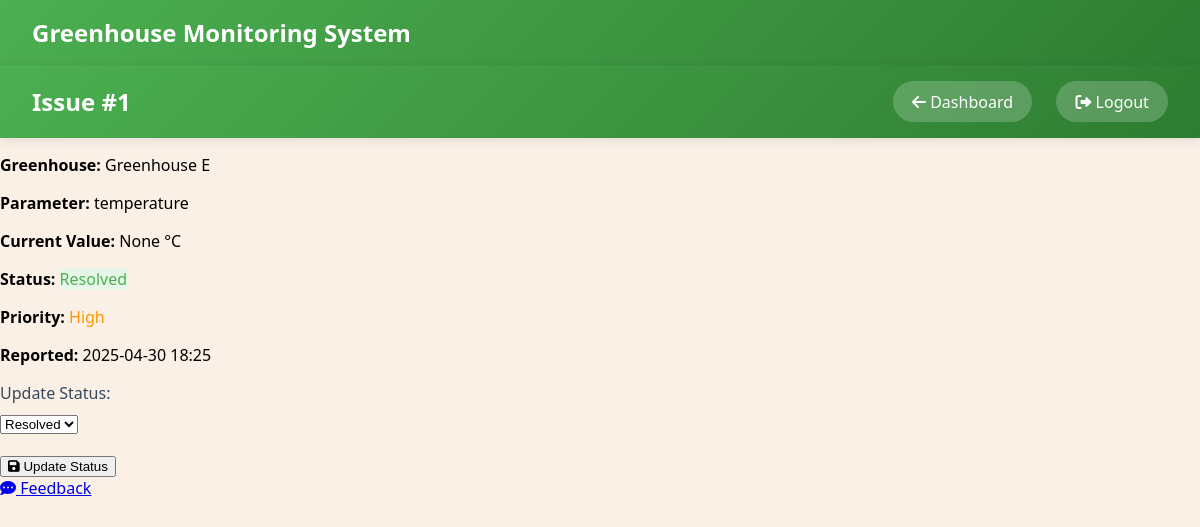
Screenshot of /issues/1 (signed in) with the database file from the repository.
### app/models.py (models this page shows)
class Issue(db.Model):
    __tablename__ = 'issues'
    id = db.Column(db.Integer, primary_key=True)
    greenhouse_id = db.Column(db.Integer, db.ForeignKey('greenhouses.id'), nullable=False)
    parameter_id = db.Column(db.Integer, db.ForeignKey('sensor_parameter.id'), nullable=False)
    sensor_type = db.Column(db.String(20))
    current_value = db.Column(db.Float)
    status = db.Column(db.String(20), default='open')
    priority = db.Column(db.String(20))
    assigned_to = db.Column(db.Integer, db.ForeignKey('users.id'), nullable=True)
    resolved_at = db.Column(db.DateTime, nullable=True)
    timestamp = db.Column(db.DateTime, default=datetime.utcnow)
    parameter = db.relationship('SensorParameter', backref='issues')
    greenhouse = db.relationship('Greenhouse', back_populates='issues')
    assignee = db.relationship('User', backref='assigned_issues')

class Greenhouse(db.Model):
    __tablename__ = 'greenhouses'
    id = db.Column(db.Integer, primary_key=True)
    name = db.Column(db.String(100), unique=True, nullable=False)
    location = db.Column(db.String(200))
    assignments = db.relationship('GreenhouseAssignment', backref='assignment_greenhouse', lazy=True)
    sensor_data = db.relationship('SensorData', backref='greenhouse', lazy=True, overlaps="all_sensor_data")
    issues = db.relationship('Issue', back_populates='greenhouse', lazy=True)

class SensorParameter(db.Model):
    __tablename__='sensor_parameter'
    id = db.Column(db.Integer, primary_key=True)
    name = db.Column(db.String(50), unique=True, nullable=False)
    min_value = db.Column(db.Float, nullable=False)
    max_value = db.Column(db.Float, nullable=False)
    unit = db.Column(db.String(15))

### app/routes.py (the view)
@bp.route('/issues/<int:issue_id>')
@login_required
def view_issue(issue_id):
    issue = Issue.query.get_or_404(issue_id)
    greenhouse = Greenhouse.query.get(issue.greenhouse_id)
    return render_template('view_issue.html',
                         issue=issue,
                         greenhouse=greenhouse)

### app/__init__.py (called while the page is built)
def create_app():
    app = Flask(__name__)
    csrf = CSRFProtect(app)
    app.config.from_object('config.Config')
    app.logger = setup_logger('greenhouse')
    db.init_app(app)
    migrate.init_app(app, db)
    login_manager.init_app(app)
    from . import models
    @login_manager.user_loader
    def load_user(user_id):
        return models.User.query.get(int(user_id))
    from .routes import bp as main_bp
    from .auth import bp as auth_bp
    from .admin import bp as admin_bp
    app.register_blueprint(main_bp)
    app.register_blueprint(auth_bp)
    app.register_blueprint(admin_bp)
    with app.app_context():
        from .utils.monitoring import insert_default_optimal_ranges
        insert_default_optimal_ranges()
    csrf.exempt(lambda request: request.method in {'GET', 'HEAD', 'OPTIONS', 'TRACE'})
    return app

### app/templates/view_issue.html (shortened to what this page needs)
{% extends "base.html" %}
{% block content %}
<nav class="navbar">
    <div class="nav-title">Greenhouse Monitoring System</div>
</nav>
<nav class="navbar">
    <div class="nav-title">Issue #{{ issue.id }}</div>
    <div class="nav-buttons">
        <a href="{{ url_for('main.dashboard') }}" class="nav-button">
            <i class="fas fa-arrow-left"></i> Dashboard
        </a>
        <a href="{{ url_for('auth.logout') }}" class="nav-button logout-btn">
            <i class="fas fa-sign-out-alt"></i> Logout
        </a>
    </div>
</nav>
<div class="issue-container">
    <div class="issue-details">
        <p><strong>Greenhouse:</strong> {{ greenhouse.name }}</p>
        <p><strong>Parameter:</strong> {{ issue.parameter.name }}</p>
        <p><strong>Current Value:</strong> {{ issue.current_value }} {{ issue.parameter.unit }}</p>
        <p><strong>Status:</strong> <span class="status status-{{ issue.status|lower }}">{{ issue.status }}</span></p>
        <p><strong>Priority:</strong> <span class="priority-{{ issue.priority|lower }}">{{ issue.priority }}</span></p>
        <p><strong>Reported:</strong> {{ issue.timestamp.strftime('%Y-%m-%d %H:%M') }}</p>
    </div>
    <div class="status-update-form">
        <form action="{{ url_for('main.update_issue_status', issue_id=issue.id) }}" method="POST">
            <div class="form-group">
                <label for="status">Update Status:</label>
                <select name="status" id="status" class="form-select">
                    <option value="Resolved" {% if issue.status =='Resolved' %}selected{% endif %}>Resolved</option>
                </select>
            </div>
            <button type="submit" class="btn btn-primary">
                <i class="fas fa-save"></i> Update Status
            </button>
        </form>
    </div>
</div>
{% endblock %}

### app/static/CSS/styles.css (style rules this page uses)
body { background-color: linen; font-family: 'Segoe UI', Tahoma, Geneva, Verdana, sans-serif; margin: 0; padding: 0; min-height: 100vh; }
.navbar { background: linear-gradient(135deg, #4CAF50 0%, #2E7D32 100%); padding: 1rem 2rem; box-shadow: 0 2px 10px rgba(0,0,0,0.1); display: flex; justify-content: space-between; align-items: center; color: white; }
.nav-title { color: white; font-size: 1.5rem; font-weight: 600; }
.nav-buttons { display: flex; gap: 1.5rem; }
.nav-button { background-color: rgba(255,255,255,0.2); color: white; border: none; padding: 0.6rem 1.2rem; border-radius: 25px; cursor: pointer; transition: all 0.3s ease; font-weight: 500; text-decoration: none; }
.priority-high { color: #ff9800; }
.status-resolved { color: #4CAF50 !important; background-color: #e8f5e9 !important; }
.form-group { margin-bottom: 1.25rem; }
.form-group label { display: block; margin-bottom: 0.5rem; color: #34495e; font-weight: 500; }
.form-group { margin-bottom: 1.25rem; width: 100%; }
.status-resolved { background-color: #e8f5e9; color: #2E7D32; }

### rows the page displays
Issue: id "1", current_value "None", status "Resolved", priority "High", timestamp "2025-04-30 18:25"
Greenhouse: name "Greenhouse E"
SensorParameter: parameter.name "temperature", parameter.unit "°C"
